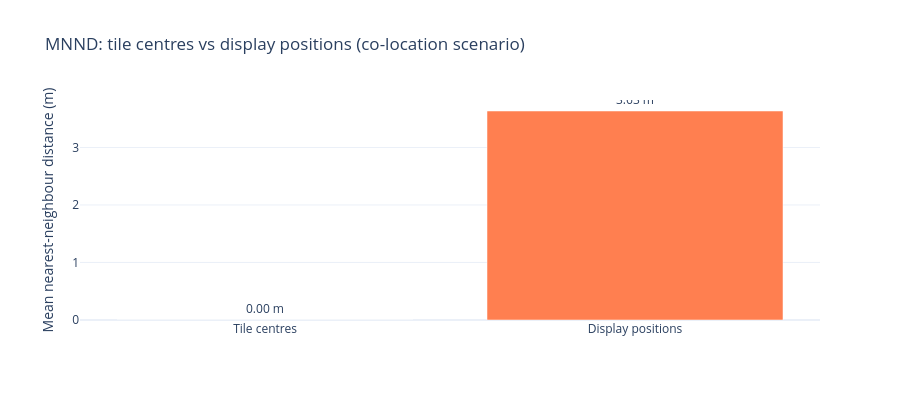

Notebook code for this chart:
### Markdown cell above
### MNND — Mean Nearest-Neighbour Distance

For 300 records at the **same** tile centre, `mnnd(tile_centers) ≈ 0`.  
The display MNND is therefore pure jitter diversity: the average gap between neighbouring display pins.  
A larger MNND means pins are more spread out → harder to fingerprint co-located records.

### Code cell
mnnd_tile = mnnd(tile_centers)
mnnd_disp = mnnd(display_coords)

fig = go.Figure(go.Bar(
    x=['Tile centres', 'Display positions'],
    y=[mnnd_tile, mnnd_disp],
    marker_color=['steelblue', 'coral'],
    text=[f'{mnnd_tile:.2f} m', f'{mnnd_disp:.2f} m'],
    textposition='outside',
))
fig.update_layout(
    title='MNND: tile centres vs display positions (co-location scenario)',
    yaxis_title='Mean nearest-neighbour distance (m)',
    template='plotly_white', height=400,
)
fig.show()
print(f'MNND (tile centres): {mnnd_tile:.2f} m')
print(f'MNND (display):      {mnnd_disp:.2f} m  ← jitter diversity')

### Figure 1 — Plotly figure (JSON) as saved in the notebook; plotly's stock layout.template omitted (floating-point values rounded to 4 significant figures)
{"data": [{"marker": {"color": ["steelblue", "coral"]}, "text": ["0.00 m", "3.63 m"], "textposition": "outside", "type": "bar", "x": ["Tile centres", "Display positions"], "y": [0.0, 3.634]}], "layout": {"height": 400, "title": {"text": "MNND: tile centres vs display positions (co-location scenario)"}, "yaxis": {"title": {"text": "Mean nearest-neighbour distance (m)"}}}}
